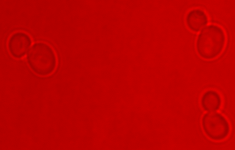
#> input picture demo_data.tif, 235 x 150 px
$ jupyter execute --allow-errors PF_Dataset_Creation_and_Threshold_Optimisation.ipynb   (shell and % lines are left out)
#> lines starting #> are read from the running program, lines starting #| are printed output that depends on the picture; after the words box and inside, x2 and y2 are one past the last pixel; in counts of white or black regions, pixels touching at a corner belong together
## <font color = 'blue'>Introduction:</font> What is in this notebook?

This notebook contains code relevant to PunctaFinder users who want to create a validated dataset, determine the optimal threshold values for punctum detection based on such a dataset and visualise the results of the threshold value optimisation.

**The notebook contains the following sections:**

**Section 0:** Load the PunctaFinder module (and other relevant modules)

**Section 1:** Validated dataset creation

**Section 2:** Threshold value optimisation (with bootstrapping)

**Section 3:** Visualising the outcomes

## <font color = 'blue'>Section 0:</font> Load the PunctaFinder module
(and other relevant modules)

[cell 1]
from punctafinder import PF_functions as PF

[cell 2]
from skimage import io
import matplotlib
import pandas as pd

## <font color = 'blue'>Section 1:</font> Validated dataset creation

_Before starting,_ users should determine:
- punctum diameter in px
- overlap parameter (if and how much puncta can overlap with each other)

**step 1:** initiate an empty dataframe

[cell 3]
# data frame to store the information
df_validated = pd.DataFrame({})

**step 2a:** visually inspect a single cell

_Approach:_

- load fluorescence image and cell mask (array with same size as the microscopy image, indicating all px that belong to the cell of interest);
- visualise this one cell with `plot_masked_cell`.

[cell 4]
# import fluorescence microscopy images and cell masks
im = io.imread("./demo_data.tif")
#> im is the input picture: shape (150, 235, 3) float32; mean R, G, B 14821, 3.8, 0.3
fluor = im[:,:,1]
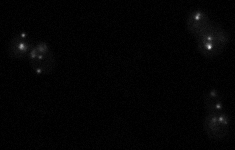
#> fluor: shape (150, 235) float32; min 0, max 237, mean 3.8
masks = im[:,:,2]
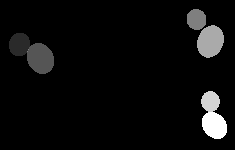
#> masks: shape (150, 235) float32; min 0, max 6, mean 0.286; drawn with min black and max white

# get the cell mask for a single cell
cell_no = 2 # identifier of the cell you want to study
cell_mask = masks == cell_no # mask for the cell of interest
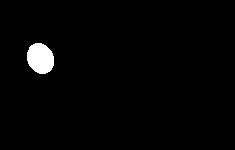
#> cell_mask: shape (150, 235) bool; 1.9% white; 1 white region, box (x1, y1, x2, y2) and area: (27, 43, 54, 74) 657

[cell 5]
# visualise the masked cell
PF.plot_masked_cell(fluor, cell_mask)
#> (this line was passed over: punctafinder is not available in this run)

**step 2b:** determine the number of puncta present

The PunctaFinder can store information on 3 separate categories of puncta.

In this demo, we will make a distinction between:
- **category 1:** the brightest puncta (3 present in example cell 2);
- **category 2:** dimmer but clear puncta (2 present in example cell 2);
- **category 3:** very dim puncta (1 present in example cell 2).

If you want to use **only 1 category**, simply provide a value of **0** for `N_cat2` and `N_cat3`

[cell 6]
N_cat1 = 3
N_cat2 = 2
N_cat3 = 1

**step 3:** run `PF_validated_data` (_i.e._ PunctaFinder function for dataset creation)with these numbers and visualise the outcome with `plot_PF_validated_data`.

_In this visualisation:_

- Puncta belonging to the 3 categories are shown in different colours: **<font color = 'green'>category 1</font>, <font color = 'red'>category 2</font>, <font color = 'blue'>category 3</font>**;
- The number written on each punctum corresponds to the row in the dataframe that describes this punctum;
- The 5 brightest non-punctate locations (with the highest average fluorescence intensity) are indicated with a white rectangle and the index of their rows in the dataframe. **If** fewer than 5 such positions are present, _all_ identified non-punctate locations are indicated.

The written row numbers **(indices)** can be used to make manual changes in the dataframe with validated data (as demonstrated in **step 4**)

#> (a cell that did not finish here is left out)

**step 4** _(optional)_**:** make manual changes to the dataframe

Use `df.at[index, "state"] = "desired state"` to make manual changes to the dataframe.

#> (a cell that did not finish here is left out)

**step 5:** add a unique identifier for this cell to the dataframe.

This identifier is an integer number; the column will be named `cellID`.

This information will be used for bootstrapping in the threshold value optimisation (splitting the total dataset into a training set and a test set).

[cell 9]
if len(df_validated) == 0:
    identifier = 1
else:
    identifiers_used = list(set(list(df_validated["cellID"])))
    identifier = max(identifiers_used) +1

#> (the rest of this cell did not finish here and is left out)

**step 6:** (optional) additional information (more columns) can be added to the dataframe;

use _e.g._ `df["replicate"] = len(df)*["replicateA"]` to add an identifier for the replicate

#> (a cell that did not finish here is left out)

**step 7:** add validated data pertaining to 1 cell (`df`) to dataframe with all data (`df_validated`)

#> (a cell that did not finish here is left out)

**step 8:** (once dataset is complete) save the dataframe as a .csv file

[cell 12]
df_validated.to_csv("./validated_dataset.csv")

## <font color = 'blue'>Section 2:</font> Threshold value optimisation (<font color = 'red'>**with** </font> bootstrapping)

_Approach:_

- Split data set 66%/33% into training and test set. Determine the optimal combination of threshold values based on the training set and apply the obtained thresholds to the test set;
- Bootstrapping: repeat the whole approach for a **user-defined** number of iterations;
- Visualise the obtained threshold values, difference in # puncta detected between manual detection and with PunctaFinder, and FP and FN occurrence rates for both training and test set for each bootstrap iteration;
- For each of the three punctum detection criteria, determine the mean value across the bootstrap iterations so that this value can be used in all further data analysis.

**Note:** A function to determine optimal threshold values without bootstrapping is available (`PF.thresholds_all_data`) and is demonstrated in the file `PunctaFinder_Demo.ipynb`.

**step 1:** load the validated dataset

[cell 13]
df_validated = pd.read_csv("./example_dataset_bootstrap.csv", header = 0, sep = ';')
#> (reads example_dataset_bootstrap.csv from the repository)
